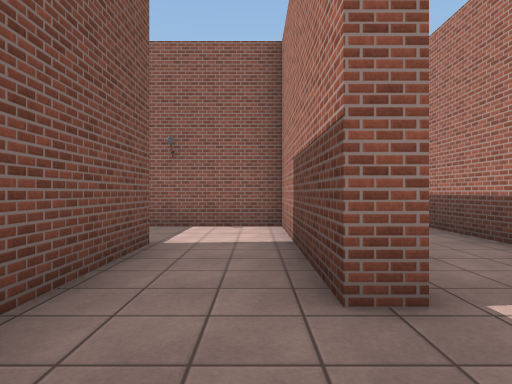
view 1 (above)

18 first-person views from a walk through a scene from a Unity 3-D project. The camera is 1.3 m above the floor, looks level and sees 75° across. The floor is counted in squares, 2 m on a side. Each view is taken from the middle of a square. On the plan, view 1 faces up. The plan holds only what a view shows up to about 10 squares ahead; the rest is blank. The place goes on beyond the plan. The player character is not drawn. Some surface patterns are stand-ins.

view 2
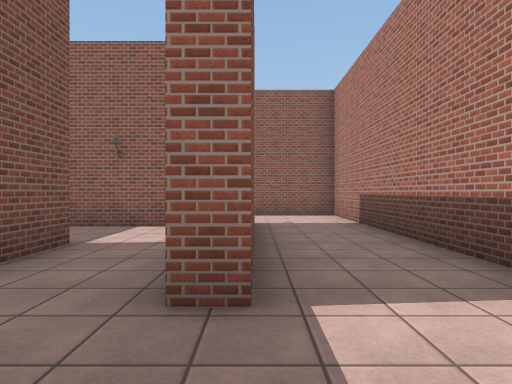

view 3
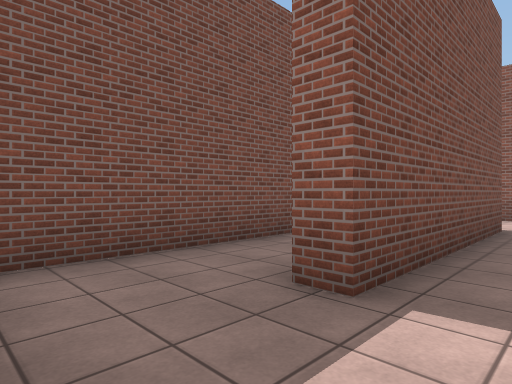

view 4
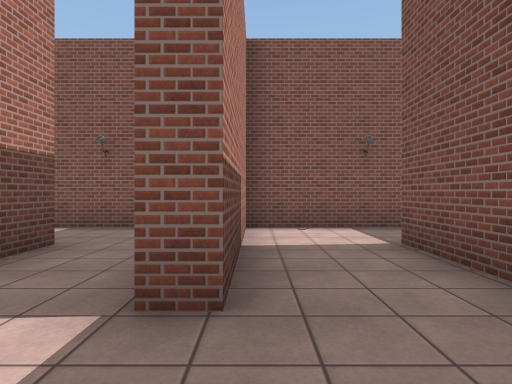

view 5
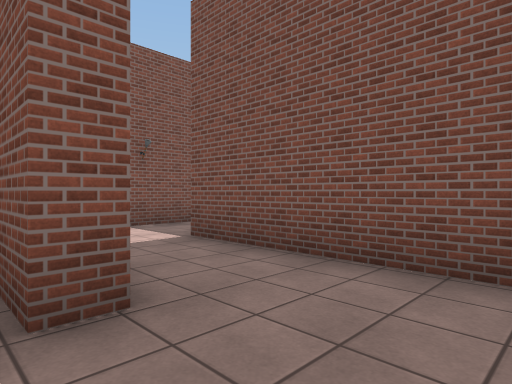

view 6
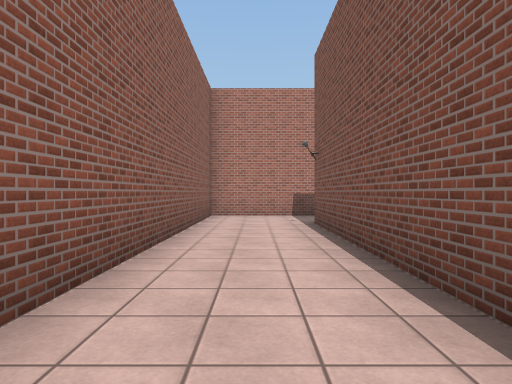

view 7
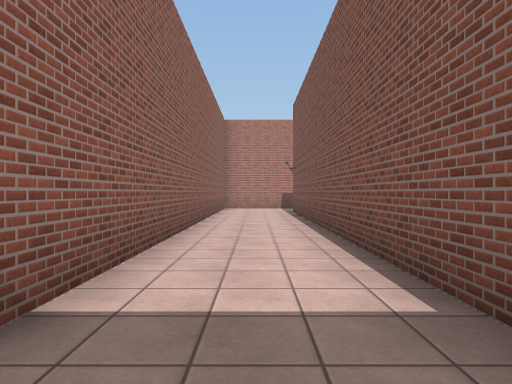

view 8
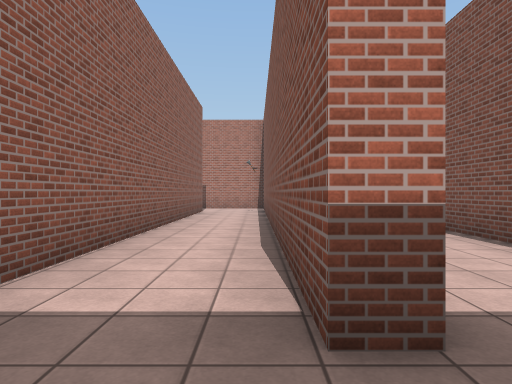

view 9
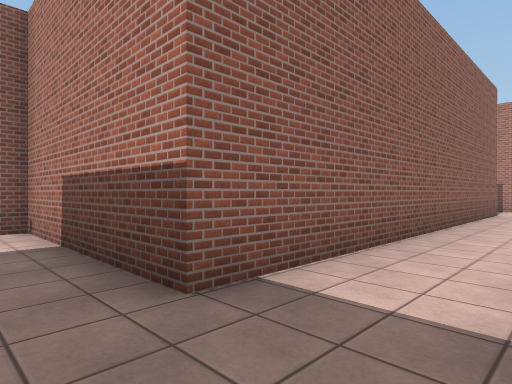

view 10
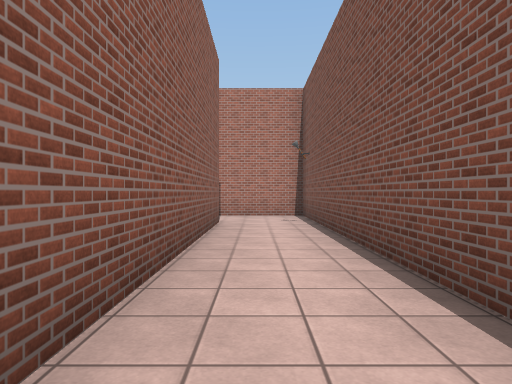

view 11
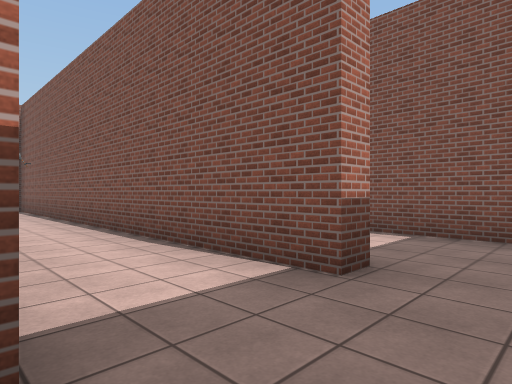

view 12
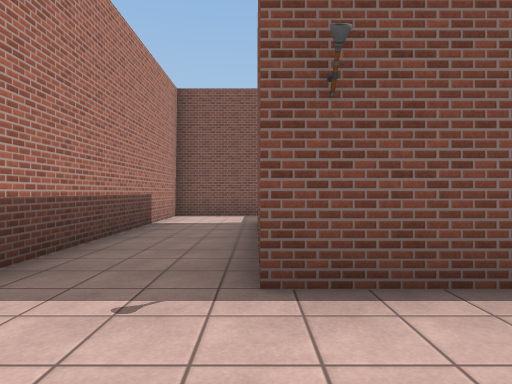

view 13
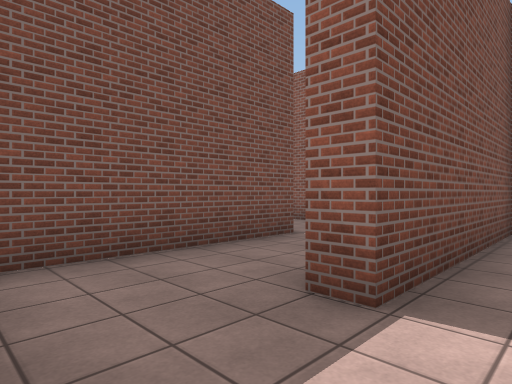

view 14
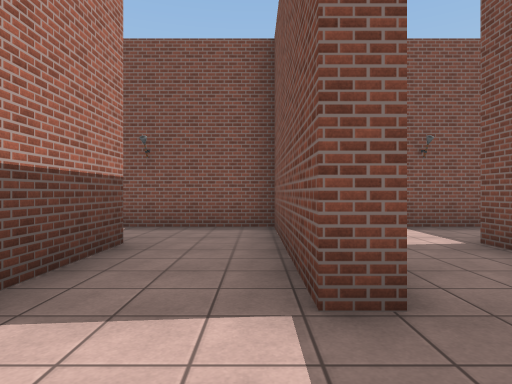

view 15
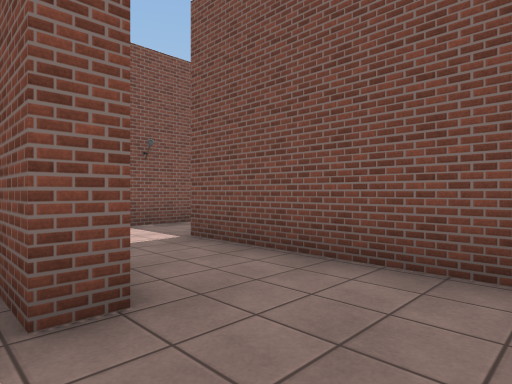

view 16
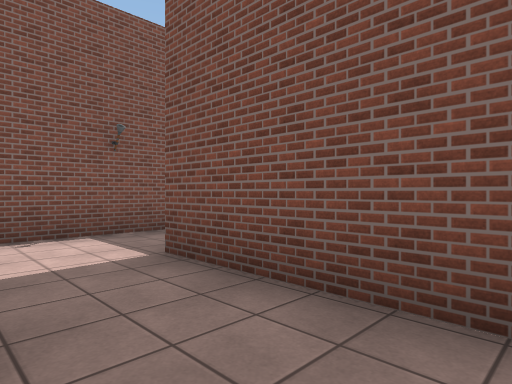

view 17
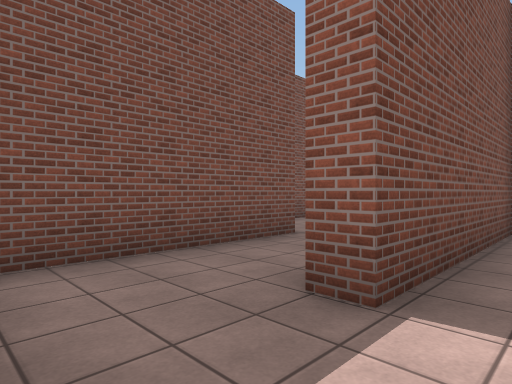

view 18
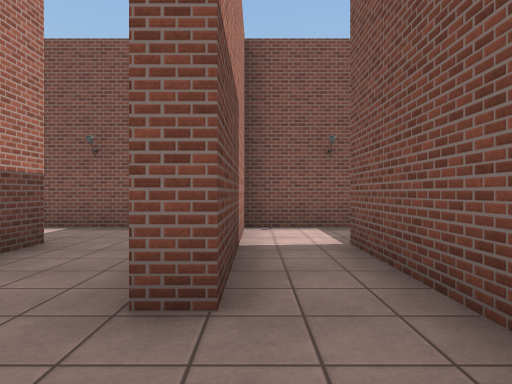

### Floor plan
Ten units are one square. View 1 is at (0, 0); x grows to the right and y downward. Boxes are objects, and circles mark ways between rooms. Rooms are numbered by the first view taken in them; rooms with no view inside come last. Other rooms are left out.
<svg viewBox="-145 -135 182 142">
<path fill="none" stroke="#000" d="M-18 -42 -13 -42 -13 -4M5 -19 5 -63 -14 -63M-94 -68 10 -68 10 -19 5 -19M3 2 32 2 32 -92 -86 -92M-45 2 -18 2 -18 -42M-14 -63 -38 -63 -38 -19 -43 -19M-86 -92 -86 -97 32 -97 32 -121M13 -118 -88 -118M-63 -42 -63 2 -45 2M-43 -19 -43 -39M-69 -42 -63 -42M-76 -63 -88 -63 -88 -19 -93 -19M-102 2 -76 2M-132 -70 -132 -65M-132 -45 -132 -17M-93 -19 -93 -26M-139 2 -118 2 -118 -42 -113 -42 -113 -4"/>
<circle cx="10" cy="-5" r="3" fill="#2a7"/>
<circle cx="-20" cy="-55" r="3" fill="#2a7"/>
<circle cx="-95" cy="-100" r="3" fill="#2a7"/>
<circle cx="-40" cy="-5" r="3" fill="#2a7"/>
<circle cx="-70" cy="-55" r="3" fill="#2a7"/>
<circle cx="-90" cy="-5" r="3" fill="#2a7"/>
<text x="-10" y="-30">1</text>
<text x="-20" y="-80">2</text>
<text x="-30" y="-30">3</text>
<text x="-50" y="-110">4</text>
<text x="-60" y="-30">5</text>
<text x="-80" y="-30">6</text>
<text x="-130" y="-70">7</text>
</svg>
Room 1 opens to room 2. Room 1 opens to room 3. Room 2 opens to room 4. Room 3 opens to room 5. Room 5 opens to room 6. Room 6 opens to room 7.

Where each view was taken, in squares from view 1:
view 1: 0 up, 0 right, facing up
view 2: 0 up, 1 right, facing up
view 3: 0 up, 2 right, facing up-left
view 4: 6 up, 2 left, facing down
view 5: 6 up, 1 left, facing down-left
view 6: 8 up, 6 left, facing right
view 7: 8 up, 10 left, facing right
view 8: 10 up, 10 left, facing right
view 9: 10 up, 10 left, facing up-right
view 10: 11 up, 6 left, facing right
view 11: 12 up, 10 left, facing down-right
view 12: 9 up, 1 right, facing down
view 13: 0 up, 3 left, facing up-left
view 14: 6 up, 6 left, facing down
view 15: 6 up, 6 left, facing down-left
view 16: 5 up, 7 left, facing down-left
view 17: 0 up, 8 left, facing up-left
view 18: 6 up, 12 left, facing down
